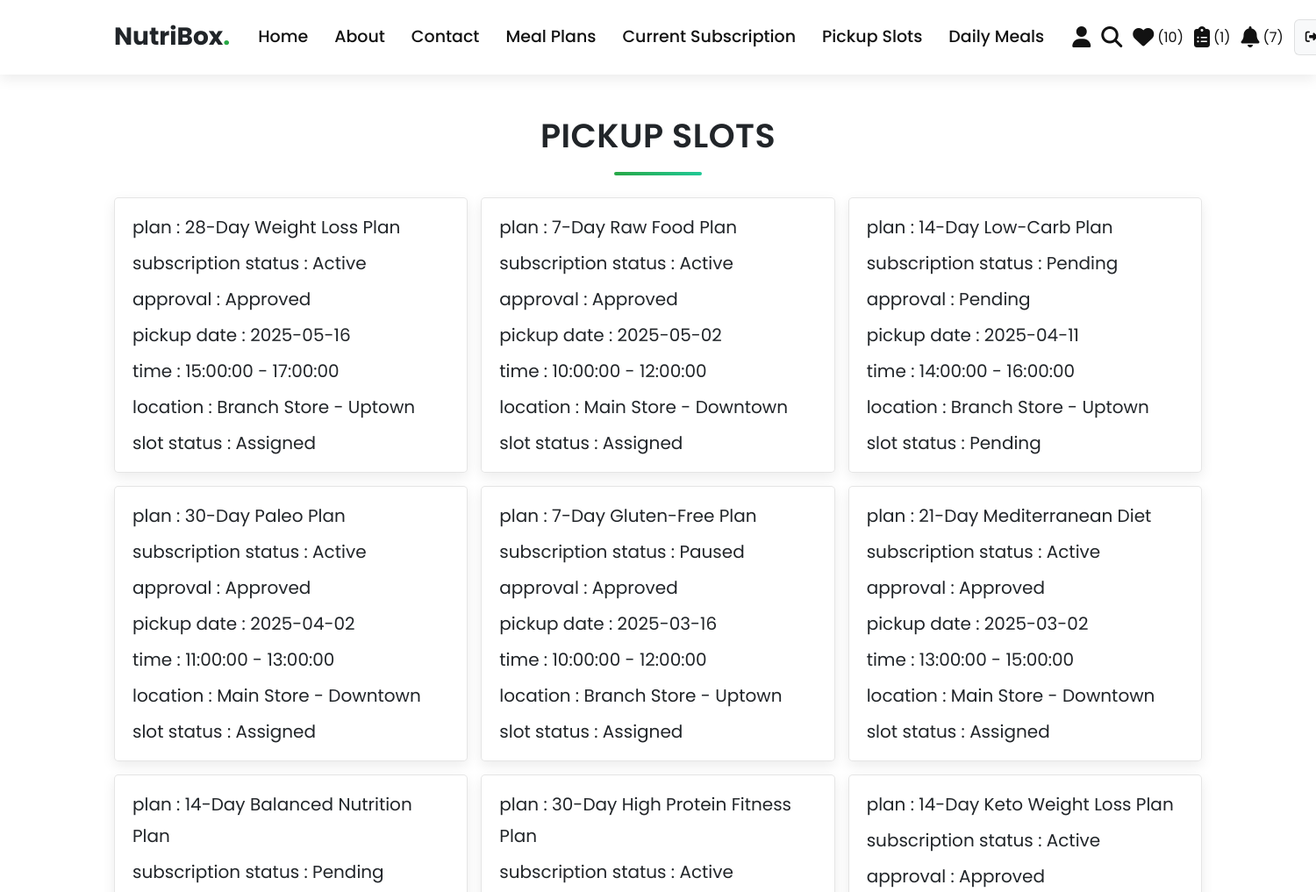
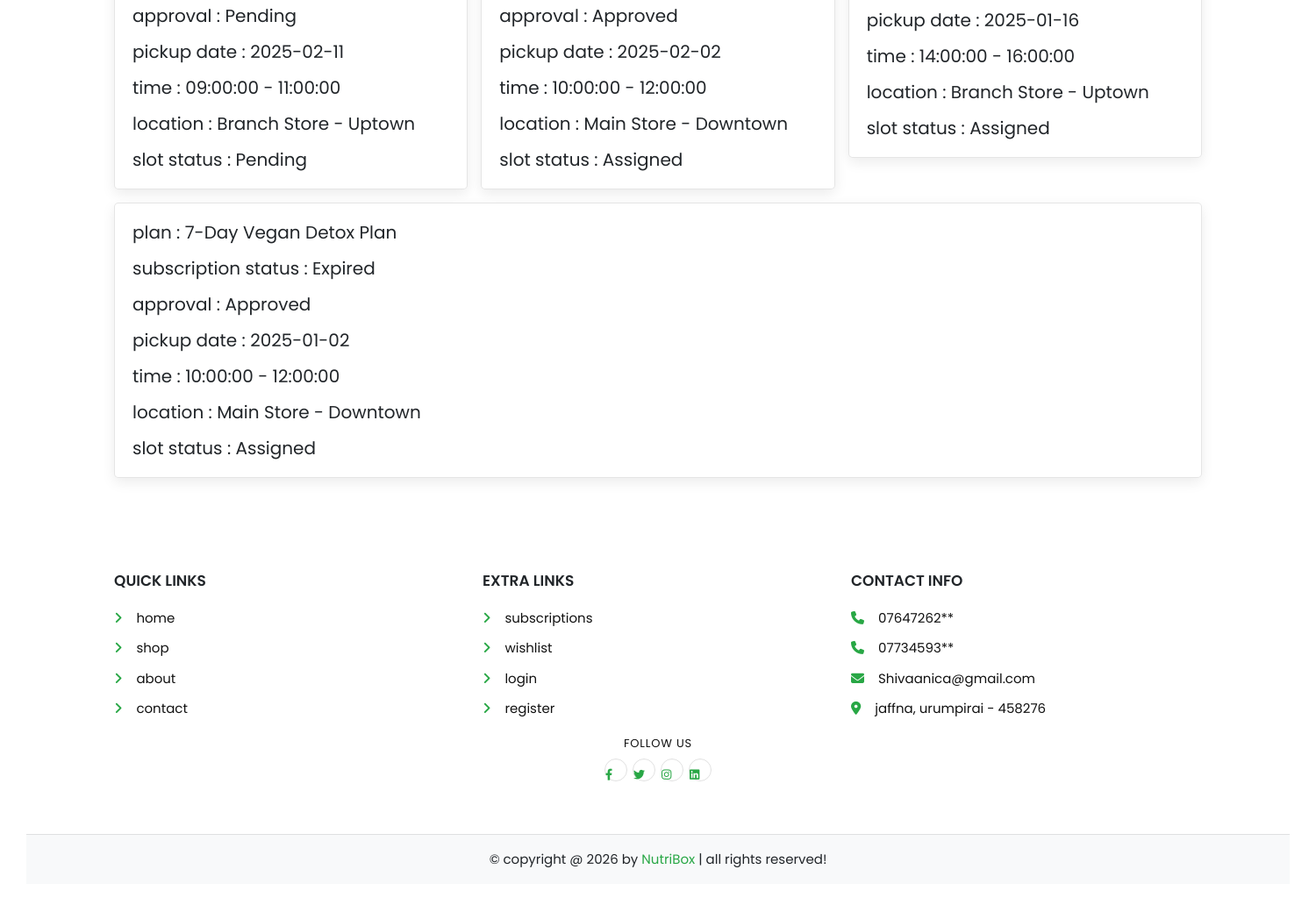
/user/pickup_slots.php (signed in), run on the app's committed database (2 pictures, top to bottom).
### tables this page shows
CREATE TABLE IF NOT EXISTS subscription_pickup_slots (
  id INT(100) NOT NULL AUTO_INCREMENT,
  subscription_id INT(100) NOT NULL,
  pickup_slot_id INT(100) DEFAULT NULL,
  pickup_date DATE NOT NULL,
  time_from TIME NOT NULL,
  time_to TIME NOT NULL,
  location VARCHAR(255) NOT NULL,
  status VARCHAR(20) NOT NULL DEFAULT 'Assigned',
  created_at TIMESTAMP NOT NULL DEFAULT CURRENT_TIMESTAMP,
  updated_at TIMESTAMP NOT NULL DEFAULT CURRENT_TIMESTAMP ON UPDATE CURRENT_TIMESTAMP,
  PRIMARY KEY (id),
  KEY idx_subscription_id (subscription_id),
  KEY idx_pickup_slot_id (pickup_slot_id)
);

CREATE TABLE IF NOT EXISTS meal_plans (
  id INT(100) NOT NULL AUTO_INCREMENT,
  name VARCHAR(100) NOT NULL,
  description VARCHAR(500) NOT NULL,
  price INT(100) NOT NULL,
  duration INT(10) NOT NULL COMMENT 'Duration in days',
  calories INT(10) NOT NULL,
  diet_type VARCHAR(50) NOT NULL,
  image VARCHAR(100) NOT NULL,
  PRIMARY KEY (id)
);

CREATE TABLE IF NOT EXISTS subscriptions (
  id INT(100) NOT NULL AUTO_INCREMENT,
  user_id INT(100) NOT NULL,
  meal_plan_id INT(100) NOT NULL,
  start_date DATE NOT NULL,
  end_date DATE NOT NULL,
  status VARCHAR(20) NOT NULL DEFAULT 'Pending',
  payment_status VARCHAR(20) NOT NULL DEFAULT 'Unpaid',
  approval_status VARCHAR(20) NOT NULL DEFAULT 'Pending',
  change_requested_plan_id INT(100) DEFAULT NULL,
  pause_start DATE DEFAULT NULL,
  pause_end DATE DEFAULT NULL,
  original_price INT(100) DEFAULT NULL,
  overridden_price INT(100) DEFAULT NULL,
  PRIMARY KEY (id),
  KEY idx_user_id (user_id),
  KEY idx_meal_plan_id (meal_plan_id)
);

### user/pickup_slots.php (the view, shortened to what this page needs)
<?php
@include "../config.php";
$user_id = $_SESSION["user_id"];
$slots = $conn->prepare(
    "SELECT sps.*, s.status AS subscription_status, s.approval_status, m.name AS meal_name
     FROM `subscription_pickup_slots` AS sps
     INNER JOIN `subscriptions` AS s ON sps.subscription_id = s.id
     INNER JOIN `meal_plans` AS m ON s.meal_plan_id = m.id
     WHERE s.user_id = ?
     ORDER BY sps.pickup_date DESC, sps.time_from DESC, sps.id DESC",
);
$slots->execute([$user_id]);
?>
<!DOCTYPE html>
<html lang="en">
<head>
   <link rel="stylesheet" href="https://cdnjs.cloudflare.com/ajax/libs/font-awesome/6.1.1/css/all.min.css">
   <link rel="stylesheet" href="css/user_style.css">
</head>
<body>
<?php include "user_header.php"; ?>
<section class="placed-orders">
   <h1 class="title">pickup slots</h1>
   <div class="box-container">
      <?php if ($slots->rowCount() > 0) {
          while ($slot = $slots->fetch(PDO::FETCH_ASSOC)) { ?>
      <div class="box">
         <p> plan : <span><?= $slot["meal_name"] ?></span> </p>
         <p> subscription status : <span><?= $slot[
    "subscription_status"
] ?></span> </p>
         <p> approval : <span><?= $slot["approval_status"] ?></span> </p>
         <p> pickup date : <span><?= $slot["pickup_date"] ?></span> </p>
         <p> time : <span><?= $slot["time_from"] ?> - <?= $slot[
    "time_to"
] ?></span> </p>
         <p> location : <span><?= $slot["location"] ?></span> </p>
         <p> slot status : <span><?= $slot["status"] ?></span> </p>
      </div>
      <?php }
      } else {
          echo '<p class="empty">no pickup slots assigned yet!</p>';
      }
      ?>
   </div>
</section>
<?php include "user_footer.php"; ?>
</body>
</html>

### user/css/user_style.css (style rules this page uses)
.placed-orders .box-container { display: flex; flex-wrap: wrap; gap: 1.5rem; align-items: flex-start; }
.placed-orders .box-container .box { padding: 1rem 2rem; flex: 1 1 40rem; border: var(--border); background-color: var(--white); box-shadow: var(--box-shadow); border-radius: 0.5rem; }
.placed-orders .box-container .box p { margin: 0.5rem 0; line-height: 1.8; font-size: 2rem; color: var(--light-color); }
.placed-orders .box-container .box p span { color: var(--green); }

### user/css/components.css (style rules this page uses)
:root { --primary-green: #28a745; --secondary-orange: #fd7e14; --accent-red: #dc3545; --dark-gray: #212529; --light-gray: #121212; --white: #ffffff; --off-white: #f8f9fa; --light-bg: #8aeeb5; --border: 0.15rem solid rgba(0, 0, 0, 0.1); --box-shadow: 0 0.5rem 1.5rem rgba(0, 0, 0, 0.08); --gradient: linear-gradient(135deg, var(--primary-green), #20c997); }
* { font-family: "Poppins", sans-serif; margin: 0; padding: 0; box-sizing: border-box; outline: none; border: none; text-decoration: none; color: var(--dark-gray); transition: all 0.3s ease; }
body { background-color: var(--light-bg); line-height: 1.6; background: url("../../images/BG.png") no-repeat center center fixed; background-size: cover; font-family: "Poppins", sans-serif; }
html { font-size: 62.5%; overflow-x: hidden; scroll-behavior: smooth; scroll-padding-top: 7rem; }
section { padding: 4rem 3rem; max-width: 1300px; margin: 0 auto; }
.title { text-align: center; margin-bottom: 2.5rem; text-transform: uppercase; color: var(--dark-gray); font-size: 3.8rem; font-weight: 600; letter-spacing: 0.05rem; position: relative; }
.title::after { content: ""; width: 100px; height: 4px; background: var(--gradient); display: block; margin: 1rem auto; border-radius: 2px; }

### data on the page
subscription_pickup_slots: meal_plans.name "28-Day Weight Loss Plan", subscription.status "Active", subscription.approval_status "Approved", pickup_date "2025-05-16", time_from "15:00:00", time_to "17:00:00", location "Branch Store - Uptown", status "Assigned"
subscription_pickup_slots: meal_plans.name "7-Day Raw Food Plan", subscription.status "Active", subscription.approval_status "Approved", pickup_date "2025-05-02", time_from "10:00:00", time_to "12:00:00", location "Main Store - Downtown", status "Assigned"
subscription_pickup_slots: meal_plans.name "14-Day Low-Carb Plan", subscription.status "Pending", subscription.approval_status "Pending", pickup_date "2025-04-11", time_from "14:00:00", time_to "16:00:00", location "Branch Store - Uptown", status "Pending"
subscription_pickup_slots: meal_plans.name "30-Day Paleo Plan", subscription.status "Active", subscription.approval_status "Approved", pickup_date "2025-04-02", time_from "11:00:00", time_to "13:00:00", location "Main Store - Downtown", status "Assigned"
subscription_pickup_slots: meal_plans.name "7-Day Gluten-Free Plan", subscription.status "Paused", subscription.approval_status "Approved", pickup_date "2025-03-16", time_from "10:00:00", time_to "12:00:00", location "Branch Store - Uptown", status "Assigned"
subscription_pickup_slots: meal_plans.name "21-Day Mediterranean Diet", subscription.status "Active", subscription.approval_status "Approved", pickup_date "2025-03-02", time_from "13:00:00", time_to "15:00:00", location "Main Store - Downtown", status "Assigned"
subscription_pickup_slots: meal_plans.name "14-Day Balanced Nutrition Plan", subscription.status "Pending", subscription.approval_status "Pending", pickup_date "2025-02-11", time_from "09:00:00", time_to "11:00:00", location "Branch Store - Uptown", status "Pending"
subscription_pickup_slots: meal_plans.name "30-Day High Protein Fitness Plan", subscription.status "Active", subscription.approval_status "Approved", pickup_date "2025-02-02", time_from "10:00:00", time_to "12:00:00", location "Main Store - Downtown", status "Assigned"
subscription_pickup_slots: meal_plans.name "14-Day Keto Weight Loss Plan", subscription.status "Active", subscription.approval_status "Approved", pickup_date "2025-01-16", time_from "14:00:00", time_to "16:00:00", location "Branch Store - Uptown", status "Assigned"
subscription_pickup_slots: meal_plans.name "7-Day Vegan Detox Plan", subscription.status "Expired", subscription.approval_status "Approved", pickup_date "2025-01-02", time_from "10:00:00", time_to "12:00:00", location "Main Store - Downtown", status "Assigned"

### other printed values
$wishlist_total "10"
$subscription_total "1"
$unread_notifications "7"
